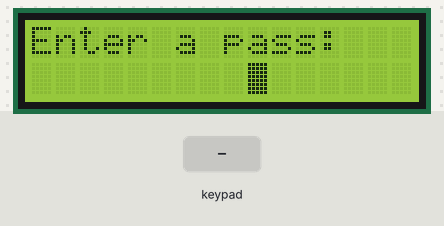
Simulated run of this sketch. Board: Arduino Uno, built with avr-gcc and run on an emulated ATmega328P. Parts: 16×2 character LCD. The test bench sets the inputs (shaded band). At 15.2 s the program stops and its outputs stay as they are.

Above: at 0.8 s.
0.9 s: keypad keys 9 8 7 6 pressed 0.4 s apart
At 3.3 s:
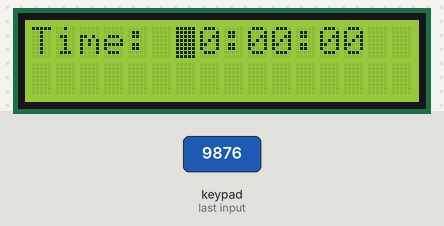
4.1 s: key '1' pressed
At 4.9 s:
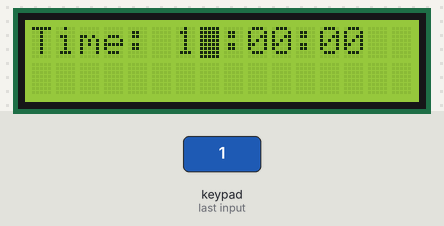
5.6 s: key '2' pressed
At 6.0 s:
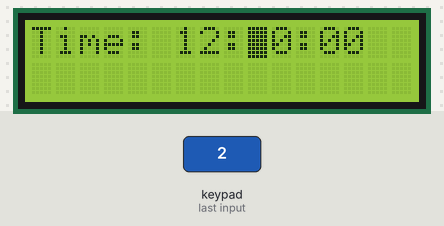
7.1 s: keypad keys 5 4 3 2 # pressed 0.4 s apart
At 9.8 s:
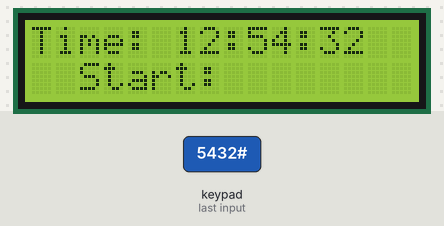
10.6 s: key 'A' pressed
At 12.2 s:
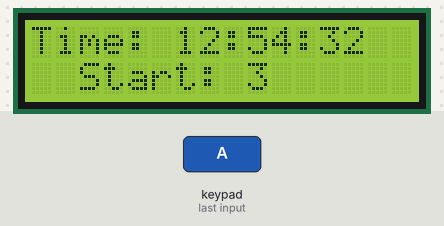
13.6 s: keypad keys 9 8 7 6 # pressed 0.4 s apart
At 16.0 s:
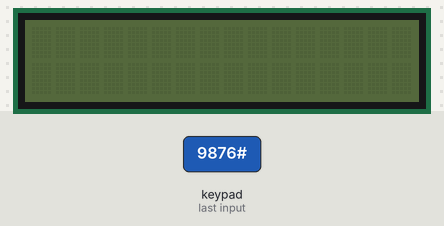
Timing chart, 0 to 16.7 s (numbered marks = the images above; inputs shaded):
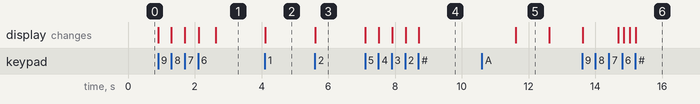

Measured:
- after the input at 0.9 s, the display: first changes at once (image 1 shows a later state)
- after the input at 4.1 s, the display: changes at once (image 2)
- after the input at 5.6 s, the display: changes at once (image 3)
- after the input at 7.1 s, the display: first changes at once (image 4 shows a later state)
- after the input at 10.6 s, the display: changes after 1.0 s (image 5)
- after the input at 13.6 s, the display: first differs from a run without the input after 1.1 s (image 6 shows a later state)
- what the display in image 5 shows lasts 1.0 s, from 11.6 s to 12.6 s

The sketch:

tryout.ino
```cpp
#include <Keypad.h>
#include <Wire.h>
#include <LiquidCrystal_I2C.h>


LiquidCrystal_I2C lcd(0x3F, 2, 1, 0, 4, 5, 6, 7, 3, POSITIVE);  // Set the LCD I2C address, if it's not working try 0x3F.
long currentMillis;
bool sound = false;
const byte ROWS = 4;
const byte COLS = 4;
bool explosion = false;
char hexaKeys[ROWS][COLS] = {
  {'1', '2', '3', 'A'},
  {'4', '5', '6', 'B'},
  {'7', '8', '9', 'C'},
  {'*', '0', '#', 'D'}
};
String password;
String guess;
byte rowPins[ROWS] = {9, 8, 7, 6};
byte colPins[COLS] = {5, 4, 3, 2};

long interval = 1000;
long previousMillis = 0;
long tijd = 0;
Keypad customKeypad = Keypad(makeKeymap(hexaKeys), rowPins, colPins, ROWS, COLS);

void setup(){
  lcd.begin(16,2);
  lcd.backlight();
  askPass();
  setTime();
  start();
}

void startCountDown(){

}

void pauzeCountdown(){

}

void start(){
  lcd.setCursor(2,1);
  lcd.print("Start? press A");
  char customKey = customKeypad.getKey();
    while(customKey != 'A'){
      customKey = customKeypad.getKey();
       if (customKey){
          lcd.setCursor(2,1);
          lcd.print("Start:          ");
       }
    }
    lcd.setCursor(9,1);
    delay(1000);
    for(int  i=3; i > 0;i--){
      lcd.print(i);
      lcd.print(" ");
      delay(1000);
    }
    lcd.setCursor(0,1);
    lcd.print("                    ");
    lcd.setCursor(4,1);
    lcd.print("Code: ");

}


void setTime(){
 lcd.setCursor(0,0); //First line
 lcd.print("Time: 00:00:00");
 lcd.blink();
  while(tijd == 0){
    setHours();
    setMinutes();
    setSeconds();
  }
}

void setHours(){
  lcd.setCursor(6,0);
  lcd.blink();
  tijd = timeInput() * 3600;

}

long timeInput(){
  int i = 0;
  long t = 0;
  while(i < 2){
      char customKey = customKeypad.getKey();
      if (customKey and isDigit(customKey)){
        if(i == 0 and (customKey - 48 < 6)){
         lcd.print(customKey);
         t = (customKey-'0')*10;
         i++;
        }else if(i != 0){
          lcd.print(customKey);
          i++;
          t += (customKey-'0');
        }
      }
  }
  return t;
}


void setMinutes(){
  lcd.setCursor(9,0);
  lcd.blink();
  tijd += timeInput() * 60;
}
void setSeconds(){
  lcd.setCursor(12,0);
  tijd += timeInput();
  lcd.noBlink();
}

void askPass(){
    lcd.setCursor(0,0);
    lcd.print("Enter a pass: ");
    lcd.setCursor(9,1);
    while(password.length() < 4){
        lcd.blink();
      char customKey = customKeypad.getKey();
      if (customKey){
        lcd.print("*");
        password += customKey;
      }
    }
    lcd.noBlink();
    delay(500);
    lcd.clear();
}


void loop()
{
  bool gewonnen = false;
  while(tijd >= 0 and !gewonnen){
  currentMillis = millis();
  if(currentMillis - previousMillis > interval) {
    previousMillis = currentMillis;
    updateTime();
   }else if(password.equals(guess)){
      gewonnen = true;

   }else{
      char customKey = customKeypad.getKey();
      if(customKey){
          lcd.setCursor(10,1);
          if (password.equals(guess)){
              lcd.clear();
              gewonnen = true;
          }else if(guess.length() < 4){
            lcd.setCursor(11+guess.length(),1);
            lcd.print("*");
            guess += customKey;
          }else{
            guess = "";
            lcd.setCursor(4,1);
            lcd.print("Code: ");
          }
      }
   }
 }
 setWinnaar(gewonnen);
 while(sound){
     tone(12,261);
 }
 exit(0);
}

void setWinnaar(bool gewonnen){
  lcd.clear();
  lcd.setCursor(0,0);

  if(!gewonnen){
    lcd.print("P@tje heeft");
    lcd.setCursor(3,1);
    lcd.print("Gewonnen");
  }else{
    lcd.print("Bom ontmanteld!!");
  }
}

void updateTime(){
  long hour = tijd / 3600;
      lcd.setCursor(6,0);
  if(hour > 9){
    lcd.print(hour);
  }else{
    lcd.print(0);
    lcd.print(hour);
  }
  long minute = tijd / 60;
      lcd.setCursor(9,0);

    if(minute > 9){
    lcd.print(minute);
  }else{
    lcd.print(0);
    lcd.print(minute);
  }
  long sec = tijd % 60;
  lcd.setCursor(12,0);
    if(sec > 9){
    lcd.print(sec);
  }else{
    lcd.print(0);
    lcd.print(sec);
  }
  tijd -= 1;
}
```
